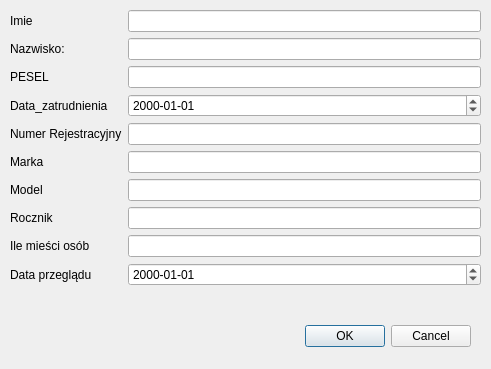
<?xml version="1.0" encoding="UTF-8"?>
<ui version="4.0">
 <class>DodajKierowce</class>
 <widget class="QDialog" name="DodajKierowce">
  <property name="geometry">
   <rect>
    <x>0</x>
    <y>0</y>
    <width>491</width>
    <height>369</height>
   </rect>
  </property>
  <property name="windowTitle">
   <string>Dialog</string>
  </property>
  <widget class="QDialogButtonBox" name="buttonBox">
   <property name="geometry">
    <rect>
     <x>20</x>
     <y>320</y>
     <width>451</width>
     <height>32</height>
    </rect>
   </property>
   <property name="orientation">
    <enum>Qt::Horizontal</enum>
   </property>
   <property name="standardButtons">
    <set>QDialogButtonBox::Cancel|QDialogButtonBox::Ok</set>
   </property>
  </widget>
  <widget class="QWidget" name="formLayoutWidget">
   <property name="geometry">
    <rect>
     <x>10</x>
     <y>10</y>
     <width>471</width>
     <height>291</height>
    </rect>
   </property>
   <layout class="QFormLayout" name="formLayout">
    <item row="0" column="0">
     <widget class="QLabel" name="label">
      <property name="text">
       <string>Imie</string>
      </property>
     </widget>
    </item>
    <item row="0" column="1">
     <widget class="QLineEdit" name="imieLE"/>
    </item>
    <item row="1" column="0">
     <widget class="QLabel" name="label_5">
      <property name="text">
       <string>Nazwisko:</string>
      </property>
     </widget>
    </item>
    <item row="1" column="1">
     <widget class="QLineEdit" name="NazwiskoLE"/>
    </item>
    <item row="2" column="0">
     <widget class="QLabel" name="label_4">
      <property name="text">
       <string>PESEL</string>
      </property>
     </widget>
    </item>
    <item row="2" column="1">
     <widget class="QLineEdit" name="PESELLE"/>
    </item>
    <item row="3" column="0">
     <widget class="QLabel" name="label_10">
      <property name="text">
       <string>Data_zatrudnienia</string>
      </property>
     </widget>
    </item>
    <item row="3" column="1">
     <widget class="QDateEdit" name="dataZatrudnieniaDataEdit">
      <property name="displayFormat">
       <string>yyyy-MM-dd</string>
      </property>
     </widget>
    </item>
    <item row="4" column="0">
     <widget class="QLabel" name="label_11">
      <property name="text">
       <string>Numer Rejestracyjny</string>
      </property>
     </widget>
    </item>
    <item row="4" column="1">
     <widget class="QLineEdit" name="NumRLE"/>
    </item>
    <item row="5" column="0">
     <widget class="QLabel" name="label_6">
      <property name="text">
       <string>Marka</string>
      </property>
     </widget>
    </item>
    <item row="6" column="0">
     <widget class="QLabel" name="label_9">
      <property name="text">
       <string>Model</string>
      </property>
     </widget>
    </item>
    <item row="7" column="0">
     <widget class="QLabel" name="label_8">
      <property name="text">
       <string>Rocznik</string>
      </property>
     </widget>
    </item>
    <item row="8" column="0">
     <widget class="QLabel" name="label_2">
      <property name="text">
       <string>Ile mieści osób</string>
      </property>
     </widget>
    </item>
    <item row="5" column="1">
     <widget class="QLineEdit" name="MarkaLE"/>
    </item>
    <item row="6" column="1">
     <widget class="QLineEdit" name="ModelLE"/>
    </item>
    <item row="7" column="1">
     <widget class="QLineEdit" name="RocznikLE"/>
    </item>
    <item row="8" column="1">
     <widget class="QLineEdit" name="OsobLE"/>
    </item>
    <item row="9" column="0">
     <widget class="QLabel" name="dataPrzegladuLabel">
      <property name="text">
       <string>Data przeglądu</string>
      </property>
     </widget>
    </item>
    <item row="9" column="1">
     <widget class="QDateEdit" name="dataPrzegladuDateEdit">
      <property name="displayFormat">
       <string>yyyy-MM-dd</string>
      </property>
     </widget>
    </item>
   </layout>
  </widget>
 </widget>
 <resources/>
 <connections/>
</ui>
